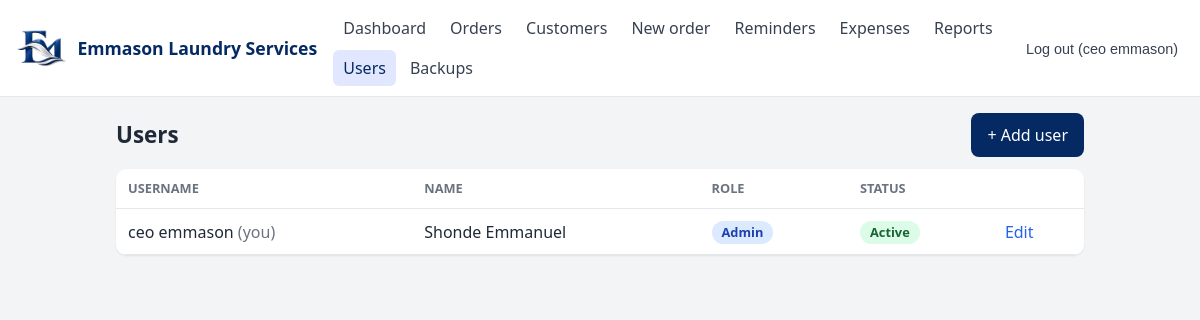
The app's page /app/users (signed in), older data.
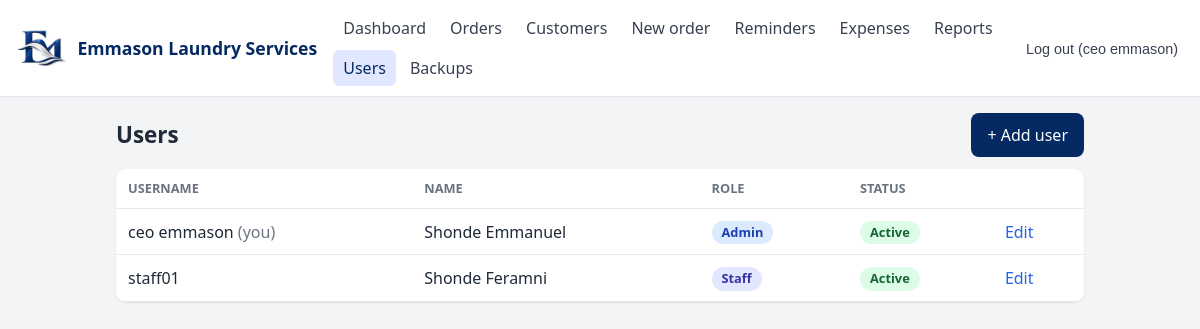
The same page, newer data.
### app/models.py (models this page shows)
class User(Base):
     __tablename__ = "users"
     id = Column(Integer, primary_key=True)
     username = Column(String, unique=True, nullable=False)
     full_name = Column(String, nullable=False)
     password_hash = Column(String, nullable=False)
     role = Column(String, default="staff")        # admin or staff
     is_active = Column(Boolean, default=True)
     created_at = Column(DateTime, default=datetime.utcnow)

### app/routers/web_admin.py (the view)
@router.get("/app/users")
def users_page(request: Request, msg: str = "", user=Depends(web_admin),
               db: Session = Depends(get_db)):
    users = db.query(models.User).order_by(models.User.username).all()
    return templates.TemplateResponse(
        request, "users.html",
        {"user": user, "page": "users", "users": users, "message": MESSAGES.get(msg)},
    )

### app/templates/users.html (shortened to what this page needs)
{% extends "base.html" %}
{% block content %}
<div class="page-head">
  <h1>Users</h1>
  <a class="btn" href="/app/users/new">+ Add user</a>
</div>
<div class="table-wrap">
  <table>
    <thead><tr><th>Username</th><th>Name</th><th>Role</th><th>Status</th><th></th></tr></thead>
    <tbody>
      {% for u in users %}
      <tr>
        <td>{{ u.username }}{% if u.id == user.id %} <span class="muted">(you)</span>{% endif %}</td>
        <td>{{ u.full_name }}</td>
        <td><span class="badge {{ 'ready' if u.role == 'admin' else 'received' }}">{{ u.role|capitalize }}</span></td>
        <td><span class="badge {{ 'paid' if u.is_active else 'unpaid' }}">{{ 'Active' if u.is_active else 'Deactivated' }}</span></td>
        <td><a href="/app/users/{{ u.id }}/edit">Edit</a></td>
      </tr>
      {% endfor %}
    </tbody>
  </table>
</div>
{% endblock %}

### app/templates/base.html (shortened to what this page needs)
<!doctype html>
<html lang="en">
<head>
  <link rel="stylesheet" href="/static/style.css">
</head>
<body>
  <header class="topbar">
      <a class="brand" href="/app"><img src="/static/logo-mark.png" alt=""><span>{{ business }}</span></a>
        <nav>
      <a href="/app" class="{{ 'active' if page == 'dashboard' }}">Dashboard</a>
      <a href="/app/orders" class="{{ 'active' if page == 'orders' }}">Orders</a>
      <a href="/app/customers" class="{{ 'active' if page == 'customers' }}">Customers</a>
      <a href="/app/orders/new" class="{{ 'active' if page == 'new_order' }}">New order</a>
      <a href="/app/reminders" class="{{ 'active' if page == 'reminders' }}">Reminders</a>
      {% if user.role == "admin" %}
      <a href="/app/expenses" class="{{ 'active' if page == 'expenses' }}">Expenses</a>
      <a href="/app/reports" class="{{ 'active' if page == 'reports' }}">Reports</a>
      <a href="/app/users" class="{{ 'active' if page == 'users' }}">Users</a>
      <a href="/app/backups" class="{{ 'active' if page == 'backups' }}">Backups</a>
      {% endif %}
    </nav>
    <form method="post" action="/logout">
      <button class="link">Log out ({{ user.username }})</button>
    </form>
  </header>
  <main>
    {% block content %}{% endblock %}
  </main>
</body>
</html>

Row changes from the older to the newer data that the page shows:
added User: username "staff01", full_name "Shonde Feramni", role "Staff", is_active "Active"
